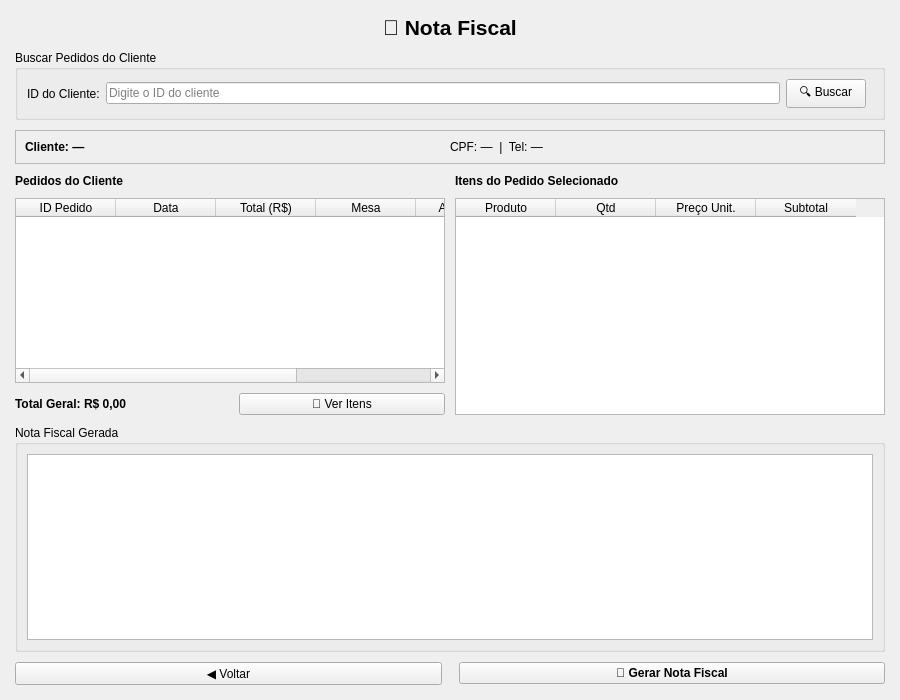
<?xml version="1.0" encoding="UTF-8"?>
<ui version="4.0">
 <class>telaNotaFiscal</class>
 <widget class="QWidget" name="telaNotaFiscal">
  <property name="geometry">
   <rect>
    <x>0</x>
    <y>0</y>
    <width>900</width>
    <height>700</height>
   </rect>
  </property>
  <property name="windowTitle">
   <string>Gerar Nota Fiscal</string>
  </property>

  <layout class="QVBoxLayout" name="verticalLayout_main">
   <property name="spacing"><number>10</number></property>
   <property name="margin"><number>15</number></property>

   <!-- TÍTULO -->
   <item>
    <widget class="QLabel" name="lbl_titulo">
     <property name="text"><string>📄 Nota Fiscal</string></property>
     <property name="alignment"><set>Qt::AlignCenter</set></property>
     <property name="font">
      <font><pointsize>16</pointsize><bold>true</bold></font>
     </property>
    </widget>
   </item>

   <!-- BUSCA POR CLIENTE -->
   <item>
    <widget class="QGroupBox" name="grp_busca">
     <property name="title"><string>Buscar Pedidos do Cliente</string></property>
     <layout class="QHBoxLayout">
      <item>
       <widget class="QLabel" name="lbl_idClienteNF">
        <property name="text"><string>ID do Cliente:</string></property>
       </widget>
      </item>
      <item>
       <widget class="QLineEdit" name="txt_idClienteNF">
        <property name="placeholderText"><string>Digite o ID do cliente</string></property>
        <property name="maximumWidth"><number>150</number></property>
       </widget>
      </item>
      <item>
       <widget class="QPushButton" name="bt_buscarPedidosNF">
        <property name="text"><string>🔍 Buscar</string></property>
        <property name="minimumHeight"><number>32</number></property>
       </widget>
      </item>
      <item>
       <spacer>
        <property name="orientation"><enum>Qt::Horizontal</enum></property>
       </spacer>
      </item>
     </layout>
    </widget>
   </item>

   <!-- INFORMAÇÕES DO CLIENTE -->
   <item>
    <widget class="QFrame" name="frm_infoCliente">
     <property name="frameShape"><enum>QFrame::StyledPanel</enum></property>
     <layout class="QHBoxLayout">
      <item>
       <widget class="QLabel" name="lbl_nomeClienteNF">
        <property name="text"><string>Cliente: —</string></property>
        <property name="font"><font><bold>true</bold></font></property>
       </widget>
      </item>
      <item>
       <widget class="QLabel" name="lbl_cpfClienteNF">
        <property name="text"><string>CPF: —  |  Tel: —</string></property>
       </widget>
      </item>
      <item>
       <spacer>
        <property name="orientation"><enum>Qt::Horizontal</enum></property>
       </spacer>
      </item>
     </layout>
    </widget>
   </item>

   <!-- PAINEL CENTRAL (tabelas lado a lado) -->
   <item>
    <layout class="QHBoxLayout" name="layout_tabelas">

     <!-- COLUNA ESQUERDA: lista de pedidos -->
     <item>
      <layout class="QVBoxLayout">
       <item>
        <widget class="QLabel">
         <property name="text"><string>Pedidos do Cliente</string></property>
         <property name="font"><font><bold>true</bold></font></property>
        </widget>
       </item>
       <item>
        <widget class="QTableWidget" name="tabela_pedidosNF">
         <property name="selectionBehavior">
          <enum>QAbstractItemView::SelectRows</enum>
         </property>
         <property name="selectionMode">
          <enum>QAbstractItemView::SingleSelection</enum>
         </property>
         <property name="editTriggers">
          <set>QAbstractItemView::NoEditTriggers</set>
         </property>
         <property name="alternatingRowColors"><bool>true</bool></property>
         <property name="minimumWidth"><number>430</number></property>
         <column><property name="text"><string>ID Pedido</string></property></column>
         <column><property name="text"><string>Data</string></property></column>
         <column><property name="text"><string>Total (R$)</string></property></column>
         <column><property name="text"><string>Mesa</string></property></column>
         <column><property name="text"><string>Atendente</string></property></column>
         <column><property name="text"><string>Status</string></property></column>
        </widget>
       </item>
       <item>
        <layout class="QHBoxLayout">
         <item>
          <widget class="QLabel" name="lbl_totalGeralNF">
           <property name="text"><string>Total Geral: R$ 0,00</string></property>
           <property name="font"><font><bold>true</bold></font></property>
          </widget>
         </item>
         <item>
          <spacer><property name="orientation"><enum>Qt::Horizontal</enum></property></spacer>
         </item>
         <item>
          <widget class="QPushButton" name="bt_exibirItensNF">
           <property name="text"><string>🧾 Ver Itens</string></property>
          </widget>
         </item>
        </layout>
       </item>
      </layout>
     </item>

     <!-- COLUNA DIREITA: itens do pedido selecionado -->
     <item>
      <layout class="QVBoxLayout">
       <item>
        <widget class="QLabel">
         <property name="text"><string>Itens do Pedido Selecionado</string></property>
         <property name="font"><font><bold>true</bold></font></property>
        </widget>
       </item>
       <item>
        <widget class="QTableWidget" name="tabela_itensNF">
         <property name="selectionBehavior">
          <enum>QAbstractItemView::SelectRows</enum>
         </property>
         <property name="editTriggers">
          <set>QAbstractItemView::NoEditTriggers</set>
         </property>
         <property name="alternatingRowColors"><bool>true</bool></property>
         <property name="minimumWidth"><number>350</number></property>
         <column><property name="text"><string>Produto</string></property></column>
         <column><property name="text"><string>Qtd</string></property></column>
         <column><property name="text"><string>Preço Unit.</string></property></column>
         <column><property name="text"><string>Subtotal</string></property></column>
        </widget>
       </item>
      </layout>
     </item>

    </layout>
   </item>

   <!-- NOTA FISCAL GERADA (texto) -->
   <item>
    <widget class="QGroupBox" name="grp_notaGerada">
     <property name="title"><string>Nota Fiscal Gerada</string></property>
     <layout class="QVBoxLayout">
      <item>
       <widget class="QPlainTextEdit" name="txt_notaFiscalGerada">
        <property name="readOnly"><bool>true</bool></property>
        <property name="maximumHeight"><number>180</number></property>
        <property name="font">
         <font><family>Courier New</family><pointsize>9</pointsize></font>
        </property>
       </widget>
      </item>
     </layout>
    </widget>
   </item>

   <!-- BOTÕES DE AÇÃO -->
   <item>
    <layout class="QHBoxLayout">
     <item>
      <widget class="QPushButton" name="bt_voltarNF">
       <property name="text"><string>◀ Voltar</string></property>
       <property name="minimumHeight"><number>36</number></property>
      </widget>
     </item>
     <item>
      <spacer><property name="orientation"><enum>Qt::Horizontal</enum></property></spacer>
     </item>
     <item>
      <widget class="QPushButton" name="bt_gerarNotaNF">
       <property name="text"><string>📄 Gerar Nota Fiscal</string></property>
       <property name="minimumHeight"><number>36</number></property>
       <property name="font"><font><bold>true</bold></font></property>
      </widget>
     </item>
    </layout>
   </item>

  </layout>
 </widget>
 <resources/>
 <connections/>
</ui>
